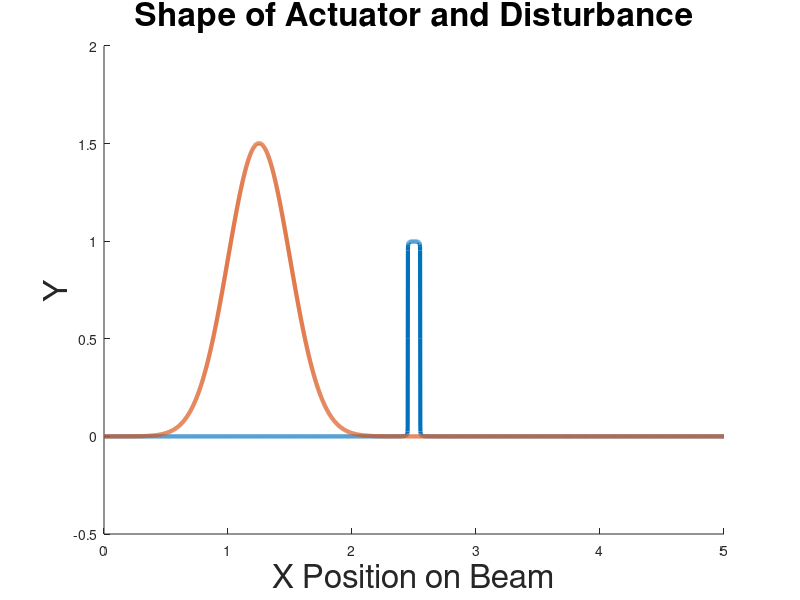

Write MATLAB code to recreate this figure.
clf;clc;clear;
Length            = 5; %0.4573        ;%length
NumNode           = 10000  ;%number of modes
Stiffness         = 0.491; %0.491      ;
MassDensity       = 0.093; %  0.093
DampingVis        = 0.0013;%0.0013     ;
DampingKV         = 0.0000649;%0.00000000000649  ;%0.0000649 
ActLoc            = Length*0.5 ; 
SenLoc            = Length*0.7 ; 
ActWidth          = Length*0.01; % 0.01
SenWidth          = Length*0.01;
StateWeight       = 1          ;%state weight in the cost function
ControlWeight     = 1          ;%control weight in the cost function, must be one for unitary assumpt of zhou for Riccaties page 376
DisturbanceEnergy = 1000          ;
DisturbanceMean   = Length*0.25 ;%disturbance is a gaussian function
DisturbanceVar    = Length*0.05;
DistWeightOnMeasurement = 1    ; % must be one for unitary assumption of zhou page 376
NumLoc            = 100;        

L = Length;
DisturbanceWidth = DisturbanceVar;
dx   = 0.001;
x    = 0:dx:L;

a = zeros(1,NumNode);
for n=1:NumNode
    a(n) = (2/(n*pi))*(cos((n*pi/L)*(ActLoc-ActWidth)) - cos((n*pi/L)*(ActLoc+ActWidth)));
end
sensor = zeros(1,length(x));
for n=1:NumNode
    sensor = sensor + a(n)*sin((n*pi/L)*x);
end

Disutrbance    = exp((-1/2)*((x-DisturbanceMean)/DisturbanceWidth).^2); %Disturbance a normalized gaussian function
Disutrbance    = Disutrbance/(norm(Disutrbance)*sqrt(dx));          %Normalizing L2 norm to one


hold;
plot(x,sensor,'LineWidth',3)
plot(x,Disutrbance,'LineWidth',3);
hold off;
xlabel('X Position on Beam');
ylabel('Y');
title('Shape of Actuator and Disturbance');
set(findall(gcf,'type','text'),'fontSize',24);
